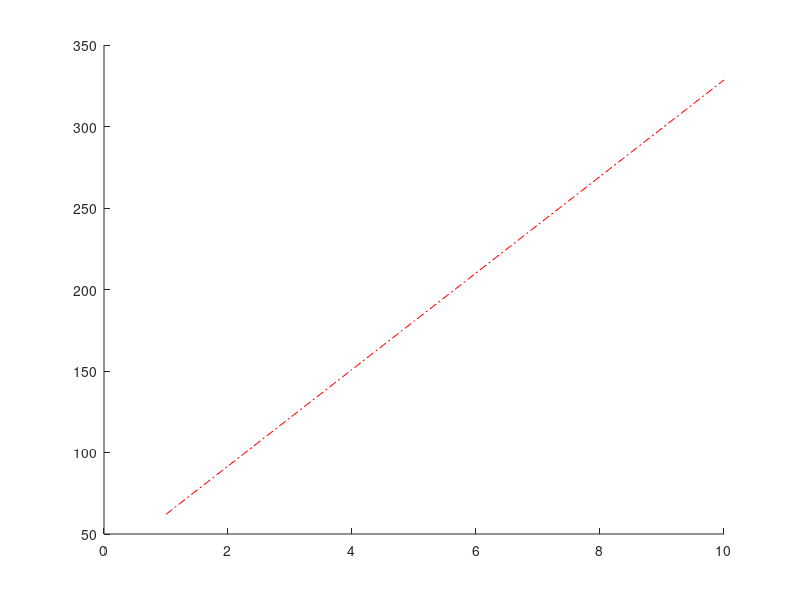

MATLAB code to generate this figure:
T_C=[-40 0 40 80 120 160] + 273;
p=[6900 8100 9350 10500 11700 12800];
A=[numel(T_C) sum(T_C); sum(T_C) sum(T_C.^2)];
b=[sum(p);sum(T_C.*p)];

m=A\b;
slope=m(2);
n=numel(T_C);

fprintf('The slope m is %.4f\n',slope)
r=(n*sum(T_C.*p)-sum(T_C)*sum(p))/sqrt((n*sum(T_C.^2)-sum(T_C)^2)*(n*sum(p.^2)-sum(p)^2));
fprintf('The correlation coefficient is %.4f\n',r)

%Part b
p2=polyfit(T_C,p,1);
slope_b=p2(1)
intercept=p2(2)
TCq=100;p_q=polyval(p2,TCq+273)

%checking the answer
x = 1:10;
yfit = p2(1)*x+p2(2);
hold on;
plot(x,yfit,'r-.')